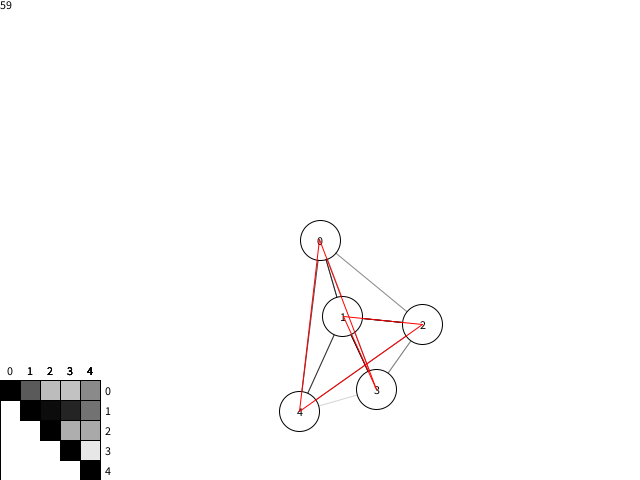
Frame 1 (no input)
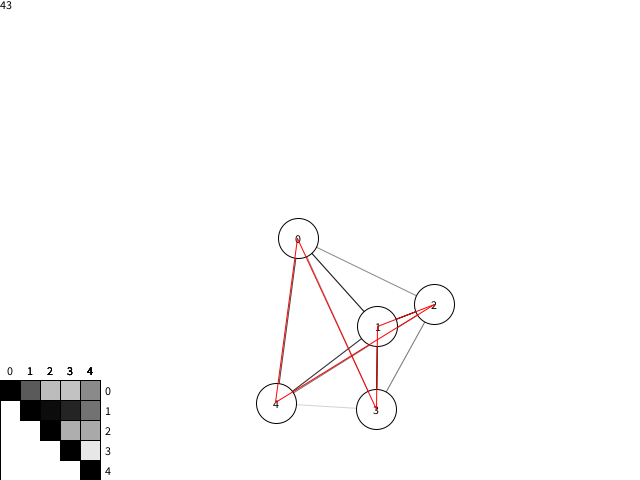
Frame 60 (the mouse pressed at the canvas centre just before this capture)
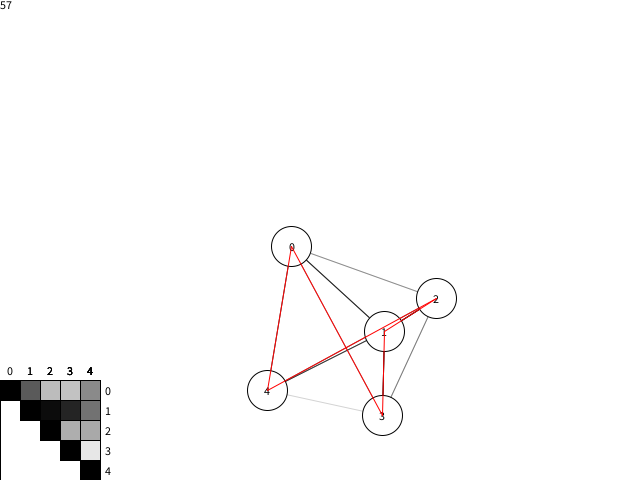
Frame 120 (the mouse held since frame 60 and released just before this capture)

The Processing sketch that drew these frames (run headless with seeded random() and noise(); from frame 60 on, the mouse is pressed at the canvas centre):

// Processing sketch: graphview
// ── graphview.pde
final int N_PRODUCTS = 5;
final float FIELD_CONSTANT = 0.01;
final float FIELD_FRICTION = 0.3;

SimilarityProfile profile = new SimilarityProfile();
Visualizer v;

List<Long> solution;

void setup() {
  //fullScreen(1);
  size(640, 480);
  generateNewCase();
  //profile.set(0, N_PRODUCTS-1, 0.9);
  v = new Visualizer(profile, width/2.0, height/2.0, 80);
}

void draw() {
  background(255);
  profile.draw(0, height-20*N_PRODUCTS, 20);

  v.draw();

  // Draw solution, improve
  for (int i = 0; i < N_PRODUCTS; i++) {
    Node n1 = v.nodeMap.get(solution.get(i % N_PRODUCTS));
    Node n2 = v.nodeMap.get(solution.get((i+1) % N_PRODUCTS));

    stroke(255, 0, 0);
    line(n1.pos.x, n1.pos.y, n2.pos.x, n2.pos.y);
  }

  text(int(frameRate), 0, textAscent());

  if (draggedNode != null) {
    draggedNode.pos = new PVector(mouseX, mouseY);
  }
}

void generateNewCase() {
  println("Generating new case");
  for (int y = 0; y < N_PRODUCTS; y++) {
    for (int x = 0; x < y; x++) {
      if (x == y) continue;
      profile.set(x, y, random(1)); // y - 1 == x ? 0.9 : 0
    }
  }

  dumpSimilarities();
  
  List<Long> initial = new ArrayList<>();

  for (int i = 0; i < N_PRODUCTS; i++) {
    initial.add(i, (long)i);
  }

  TwoOpt twoOpt = new TwoOpt(initial);
  solution = twoOpt.generate(profile);
  
  for (Long id : solution) {
    print(id + "L, ");
  }
  println(); 
}

void dumpSimilarities() {
  for (int y = 0; y < N_PRODUCTS; y++) {
    print("{");
    for (int x = 0; x < N_PRODUCTS; x++) {
      
      print(profile.get(x, y) + "f, "); // y - 1 == x ? 0.9 : 0
    }
    println(y < N_PRODUCTS-1 ? "}," : "}");
  }
}

// ── Input.pde
Node draggedNode;

void mousePressed(){
  draggedNode = v.getNode(new PVector(mouseX, mouseY));
}

void mouseReleased(){
  draggedNode = null;
}

void keyPressed(){
  if (key == ' '){
    generateNewCase();
  }
}

// ── Node.pde
class Node {
  Long id;
  PVector pos;
  PVector speed = new PVector(0, 0);
  PVector acel = new PVector(0, 0);

  float extent;
  
  color c;
  
  Node(Long id, PVector pos, float extent, color c) {
    this.id = id;
    this.pos = pos;
    this.extent = extent;
    this.c = c;
  }

  void draw() {
    fill(c);
    stroke(0);
    circle(pos.x, pos.y, extent);
    fill(0);
    text(str(int(id)), pos.x - textWidth(str(int(id)))/2, pos.y + textAscent()/2.0);

    pos.add(speed).add(PVector.div(acel, 2));
    speed.add(acel);
    speed.mult(1-FIELD_FRICTION);
  }
}

// ── SimilarityProfile.pde
import java.util.ArrayList;
import java.util.Collection;
import java.util.HashMap;
import java.util.HashSet;
import java.util.Map;
import java.util.Set;

/**
 * Holds a profile with all the similarities between different products, or more specifically their identifiers,
 * and allows to get and manipulate them, as well as checking if the profile is {@link #isCompleteFor(Collection) complete}.
 *
 * @author Alejandro Trillo
 */
public class SimilarityProfile {
  private final Map<Long, Map<Long, Float>> similarities = new HashMap<>(); // Map<Prod1, Map<Prod2, Similarity>>


  public void draw(float xpos, float ypos, float size) {
    noFill();
    stroke(0);
    square(xpos, ypos, N_PRODUCTS*size);
    for (int y = 0; y < N_PRODUCTS; y++) {
      for (int x = 0; x < N_PRODUCTS; x++) {
        if (x < y) continue;
        float similarity = profile.get(x, y);
        fill(255*(1-similarity));
        square(xpos + x*size, ypos + y*size, size);

        fill(0);
        text(x, xpos + x*size + size/2 - textWidth(str(x))/2, ypos - 5);
      }
      text(y, xpos + N_PRODUCTS*size + 5, ypos + y*size + size/2 + textAscent()/2);
    }
  }

  /**
   * Sets the similarity between p1 and p2 to the given similarity.
   * If either of the products aren't in the profile, they are added.
   * @param p1 The first product
   * @param p2 The second product
   * @param similarity The similarity to set
   * @throws IllegalArgumentException If p1 == p2, or if similarity isn't in [0, 1]
   */
  public void set(long p1, long p2, float similarity) {
    if (p1 == p2) throw new IllegalArgumentException("Cannot add a similarity to the same product");
    if (constrain(similarity, 0.0f, 1.0f) != similarity) throw new IllegalArgumentException("Similarity should be between 0 and 1");

    mapFor(p1).put(p2, similarity);
    mapFor(p2).put(p1, similarity);
  }

  /**
   * Gets the similarity between two products
   *
   * @param p1 The first product
   * @param p2 The seconds product
   * @return The similarity between p1 and p2, or 1 if p1 and p2 are equal
   * @throws IllegalArgumentException If either p1 or p2 aren't in the profile, of if p1 is not related to p2
   */
  public float get(long p1, long p2) {
    var p1Sims = similarities.get(p1);
    if (p1Sims == null) {
      throw new IllegalArgumentException("p1 is not in the profile");
    }
    if (p1 == p2) return 1;

    Float sim = p1Sims.get(p2);
    if (sim == null) {
      throw new IllegalArgumentException("p2 is not in the profile or not related to p1");
    }
    assert sim.floatValue() == similarities.get(p2).get(p1) :
    "must be symmetric";
    return sim;
  }

  /**
   * Removes the given product from the profile
   * @param p The product to remove
   */
  public void remove(long p) {
    similarities.remove(p);
    for (var it = similarities.values().iterator(); it.hasNext(); ) {
      var map = it.next();
      map.remove(p);
      if (map.isEmpty()) {
        it.remove();
      }
    }
  }

  /**
   * Removes the similarities for all identifiers that aren't in the given collection from this profile.
   * @param ids The ids to keep
   */
  public void retainOnly(Collection<Long> ids) {
    if (!(ids instanceof Set<?>))
      ids = new HashSet<>(ids); // removeAll can be n^2 if not a set, so quick copy

    var toRemove = new ArrayList<Long>(similarities.keySet());
    toRemove.removeAll(ids);
    for (long id : toRemove) {
      remove(id);
    }
  }

  /**
   * Returns whether this profile has similarities between all identifiers in the given collection.<p>
   *
   * This profile containing identifiers not in the given collection is considered an error, and will throw an
   * {@link IllegalStateException}.
   *
   * @param ids
   * @return true if this profile is full
   * @throws IllegalStateException if the profile has ids that aren't in the given collection
   */
  public boolean isCompleteFor(Collection<Long> ids) {
    if (!(ids instanceof Set<?>)) {
      // containsAll can be n^2 if not a Set, so let's pay one quick copy
      ids = new HashSet<>(ids);
    }
    if (!ids.containsAll(similarities.keySet())) {
      throw new IllegalStateException("Profile has ids not requested (stale?)");
    }
    if (ids.size() != similarities.size() || !similarities.keySet().containsAll(ids)) {
      return false;
    }
    // we've now already checked we only have the given ids stored, so a size check suffices
    for (var map : similarities.values()) {
      if (map.size() != ids.size() - 1) return false;
    }
    return true;
  }

  /**
   * Returns a map of the similarities of the given product to other products in this profile.<p>
   *
   * The returned map is disconnected from any changes to this {@link SimilarityProfile}.
   *
   * @param product The product to get similarities of
   * @return a map of similarities from the given product to others in this profile
   */
  public Map<Long, Float> similaritiesFor(long product) {
    var map = similarities.get(product);
    if (map == null) {
      return new HashMap<>();
    } else {
      // defensive copy
      return new HashMap<>(map);
    }
  }

  /**
   * {@return an array of ids present in this profile}
   */
  public long[] ids() {
    long[] ret = new long[similarities.size()];
    int i = 0;
    for (long id : similarities.keySet()) {
      ret[i] = id;
      i++;
    }
    return ret;
  }

  private Map<Long, Float> mapFor(long p1) {
    return similarities.computeIfAbsent(p1, __ -> new HashMap<>());
  }
}

// ── TwoOpt.pde
import java.util.List;

public class TwoOpt {

  List<Long> path;

  SimilarityProfile distances;

  public TwoOpt(List<Long> path) {
    this.path = path;
  }

  public List<Long> generate(SimilarityProfile distances) {
    this.distances = distances;
    // Generate approximate solution with the Kruskal algorithm
    float currentLength = pathLength(distances, path);

    int n = path.size();
    boolean improved = true;
    while (improved) {

      improved = false;
      for (int i = 0; i < n - 1; i++) {
        for (int j = i + 2; j < n; j++) {

          float lengthDelta = dist(i, j) + dist(i+1, (j+1) % n) - (dist(i, i+1) + dist(j, (j+1) % n));
          // dist(i, j) + dist(i+1, (j+1) % n) - (dist(i, i+1) + dist(j, (j+1) % n));
          //-dist(i, i+1) - dist(j, (j+1)%n) + dist(i, j) + dist(i+1, (j+1)%n);
          //println(lengthDelta);

          if (lengthDelta < 0) {
            // swap edges
            swapEdges(path, i, j);
            currentLength += lengthDelta;
            improved = true;
          }
        }
      }
    }

    return path;
  }

  float dist(int i, int j) {
    return -distances.get(path.get(i), path.get(j));
  }

  void swapEdges(List<Long> path, int i, int j) {
    i += 1;
    while (i < j) {
      Long temp = path.get(i);
      path.set(i, path.get(j));
      path.set(j, temp);
      i++;
      j--;
    }
  }

  float pathLength(SimilarityProfile distances, List<Long> path) {
    int n = path.size();
    float length = distances.get(path.get(0), path.get(path.size()-1));

    for (int i = 0; i < n - 1; i++) {
      length += distances.get(path.get(i), path.get(i + 1));
    }

    return length;
  }
}

// ── Visualizer.pde
class Visualizer {
  SimilarityProfile profile;
  List<Node> nodes = new ArrayList<>();
  Map<Long, Node> nodeMap = new HashMap<>();

  PVector pos;
  float scale;



  Visualizer(SimilarityProfile profile, float x, float y, float scale) {
    this.profile = profile;
    pos = new PVector(x, y);
    this.scale = scale;

    PVector nextPos = new PVector(x, y);
    for (long id : profile.ids()) {
      while (isInCollision(nextPos)) {
        float heading = random(0, 2*PI);
        PVector posDiff = new PVector(cos(heading), sin(heading));
        posDiff.mult(scale);
        nextPos = PVector.add(nextPos, posDiff);
      }

      Node node = new Node(id, nextPos, scale/2.0, color(255));
      nodes.add(node);
      nodeMap.put(id, node);
    }
  }

  void draw() {
    // Edge logic
    for (Node node : nodes) {
      node.acel.set(0, 0);
    }
    
    for (Node node1 : nodes) {
      for (Node node2 : nodes) {
        if (node1 == node2) continue;

        // Edge actual distance
        float dist = PVector.dist(node2.pos, node1.pos);
        if (dist == 0) continue;

        float relation = profile.get(node1.id, node2.id);
        // Edge rest distance
        float restDist = (1-relation)*200 + scale/2.0;

        float edgeDist = dist - restDist;

        // Edge dir unitary vector
        PVector dir = PVector.div(PVector.sub(node1.pos, node2.pos), dist);

        // Apply acceleration
        float acelMagnitude = FIELD_CONSTANT * edgeDist * relation;


        node2.acel.add(PVector.mult(dir, acelMagnitude));
        //node1.acel.add(PVector.mult(dir, -acelMagnitude));



        stroke(0, 255*relation);
        line(node1.pos.x, node1.pos.y, node2.pos.x, node2.pos.y);
      }
    }
    // Draw Nodes
    for (Node node : nodes) {
      node.draw();
    }
  }

  Node getNode(PVector pos) {
    for (int i = nodes.size()-1; i >= 0 ; i--) {
      Node node = nodes.get(i);
      if (node.pos.dist(pos) <= node.extent/2) return node;
    }
    return null;
  }

  boolean isInCollision(PVector pos) {
    return getNode(pos) != null;
  }
}
